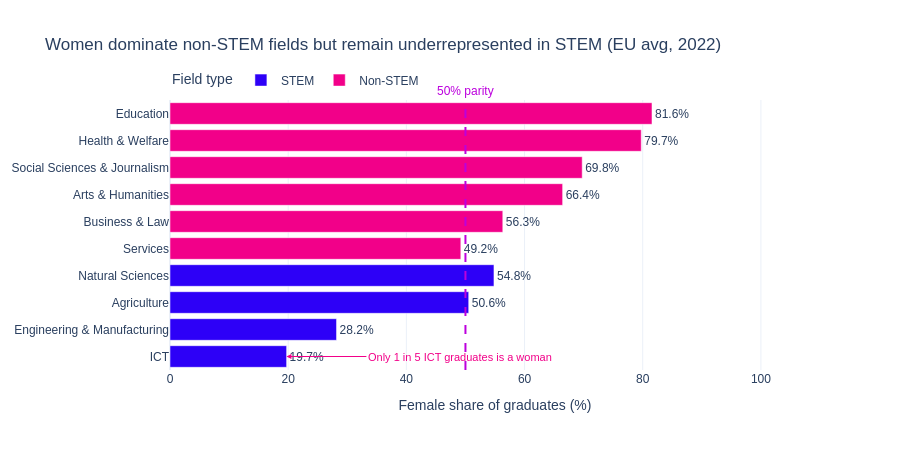

Notebook code for this chart:
### Markdown cell above
## 2. The STEM gap: where women are still missing

When we break down graduation rates by field of study, a striking 
pattern emerges. Women make up the majority of graduates in 
Education (81.6%), Health & Welfare (79.7%), Social Sciences 
(69.8%) and Arts & Humanities (66.4%). But in STEM fields the 
picture reverses sharply.

Only 1 in 5 ICT graduates across the EU is a woman (19.7%). In 
Engineering & Manufacturing, the figure is 28.2%. Even in Natural 
Sciences — a field with no obvious structural barrier to women's 
participation — women represent just 54.8% of graduates, barely 
above parity.

This is the heart of the education paradox: women are succeeding 
in higher education overall, but are systematically concentrated 
in fields that tend to offer lower salaries, less institutional 
power, and fewer leadership pathways. The gap is not about 
ability — it is about the subtle and structural forces that shape 
which doors feel open to women and which do not.

### Code cell
# ── VIZ 2: Horizontal bar — Female share by field ──
# Use gradient: STEM fields get blue end, non-STEM get pink end
df_field_avg = df_pivot.groupby(['field', 'is_stem'])['female_share'].mean().reset_index()
df_field_avg = df_field_avg.sort_values('female_share', ascending=True)
df_field_avg['color'] = df_field_avg['is_stem'].map({
    True: pal[0],   # Blue for STEM
    False: pal[9]   # Barbie Pink for non-STEM
})

fig2 = go.Figure()

# Add bars for STEM fields
stem_data = df_field_avg[df_field_avg['is_stem'] == True]
fig2.add_trace(go.Bar(
    x=stem_data['female_share'],
    y=stem_data['field'],
    orientation='h',
    marker_color=pal[0],  # Blue for STEM
    text=stem_data['female_share'].round(1).astype(str) + '%',
    textposition='outside',
    name='STEM'  # Legend label
))

# Add bars for non-STEM fields
non_stem_data = df_field_avg[df_field_avg['is_stem'] == False]
fig2.add_trace(go.Bar(
    x=non_stem_data['female_share'],
    y=non_stem_data['field'],
    orientation='h',
    marker_color=pal[9],  # Barbie Pink for non-STEM
    text=non_stem_data['female_share'].round(1).astype(str) + '%',
    textposition='outside',
    name='Non-STEM'  # Legend label
))
fig2.add_vline(
    x=50, line_dash='dash',
    line_color=pal[5],  # Hyper Magenta for parity line
    annotation_text='50% parity',
    annotation_position='top',
    annotation_font_color=pal[5]
)
fig2.add_annotation(
    x=19.7, y='ICT',
    text='Only 1 in 5 ICT graduates is a woman',
    showarrow=True,
    arrowhead=2,
    arrowcolor=pal[9],
    font=dict(color=pal[9], size=11),
    xanchor='left',
    ax=80, ay=0
)
fig2.update_layout(
    title='Women dominate non-STEM fields but remain underrepresented in STEM (EU avg, 2022)',
    xaxis_title='Female share of graduates (%)',
    xaxis=dict(range=[0, 110]),
    template='plotly_white',
    height=450,
    font=dict(family='Arial'),
    barmode='overlay', 
    legend=dict(
        title='Field type',
        orientation='h',     
        yanchor='bottom',
        y=1.02,
        xanchor='left',
        x=0
    )

)
fig2.show()

### Figure 1 — Plotly figure (JSON) as saved in the notebook; plotly's stock layout.template omitted (floating-point values rounded to 4 significant figures)
{"data": [{"marker": {"color": "#2d00f7"}, "name": "STEM", "orientation": "h", "text": ["19.7%", "28.2%", "50.6%", "54.8%"], "textposition": "outside", "type": "bar", "x": [19.74, 28.18, 50.55, 54.82], "y": ["ICT", "Engineering & Manufacturing", "Agriculture", "Natural Sciences"]}, {"marker": {"color": "#f20089"}, "name": "Non-STEM", "orientation": "h", "text": ["49.2%", "56.3%", "66.4%", "69.8%", "79.7%", "81.6%"], "textposition": "outside", "type": "bar", "x": [49.21, 56.32, 66.45, 69.76, 79.75, 81.57], "y": ["Services", "Business & Law", "Arts & Humanities", "Social Sciences & Journalism", "Health & Welfare", "Education"]}], "layout": {"annotations": [{"font": {"color": "#bc00dd"}, "showarrow": false, "text": "50% parity", "x": 50, "xanchor": "center", "xref": "x", "y": 1, "yanchor": "bottom", "yref": "y domain"}, {"arrowcolor": "#f20089", "arrowhead": 2, "ax": 80, "ay": 0, "font": {"color": "#f20089", "size": 11}, "showarrow": true, "text": "Only 1 in 5 ICT graduates is a woman", "x": 19.7, "xanchor": "left", "y": "ICT"}], "barmode": "overlay", "font": {"family": "Arial"}, "height": 450, "legend": {"orientation": "h", "title": {"text": "Field type"}, "x": 0, "xanchor": "left", "y": 1.02, "yanchor": "bottom"}, "shapes": [{"line": {"color": "#bc00dd", "dash": "dash"}, "type": "line", "x0": 50, "x1": 50, "xref": "x", "y0": 0, "y1": 1, "yref": "y domain"}], "title": {"text": "Women dominate non-STEM fields but remain underrepresented in STEM (EU avg, 2022)"}, "xaxis": {"range": [0, 110], "title": {"text": "Female share of graduates (%)"}}}}
